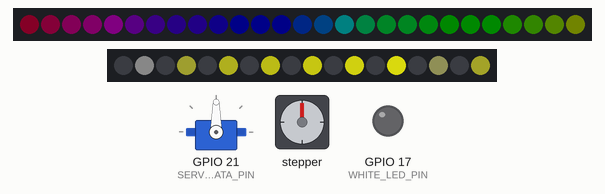
The sketch below on a simulated ESP32. Shown: servo, 27 RGB LEDs in strip order, left to right, 18 RGB LEDs in strip order, left to right, stepper motor, output pins drawn as LEDs (lit = HIGH). Dim RGB values are drawn brighter than linear; WiFi joins after 1.5 s; servers stay silent unless stated; random numbers use the default seed unless the sketch sets one; not simulated (calls return 0 or success): secrets.h; stepper angles assume 200 steps per turn; what the sketch prints to the serial monitor is not drawn.

Above: at 2.0 s.
At 2.66 s:
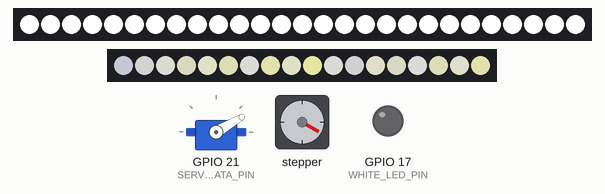
At 11.67 s:
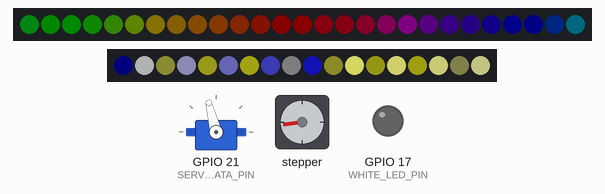
At 20.98 s:
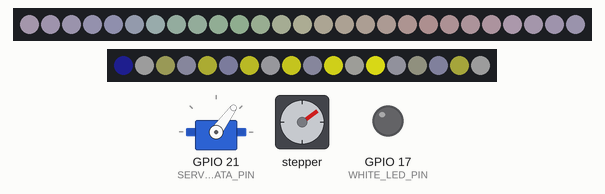
At 30.3 s:
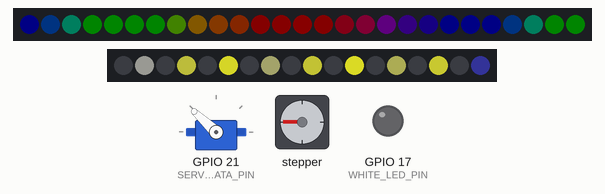
At 39.61 s:
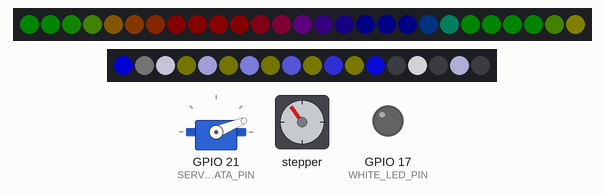
Timing chart, 0 to 40.0 s (numbered marks = the images above):
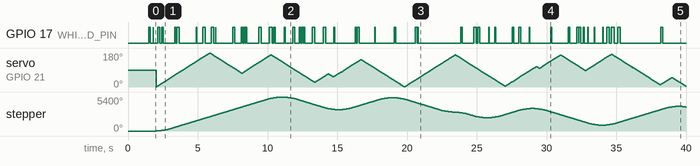

Measured:
- by itself, stepper: turns 5400° clockwise in 9.0 s, then 2022° counter-clockwise in 4.0 s, then 1926° clockwise in 3.8 s, then 3209° counter-clockwise in 6.8 s, and so on

The sketch:

party_light.ino
```cpp
//-----Tasks-----
TaskHandle_t Task1;
TaskHandle_t Task2;

//-----Including Files-----
#include "secrets.h"
#include "otaUpdater.h"
#include "motorControll.h"
#include "lightControll.h"

void setup() {
  setupLight();
  setupMotors();
  setupOtaUpdater();
  //create a task that will be executed in the Leds() function, with priority 1 and executed on core 0
  xTaskCreatePinnedToCore(
                    Leds,   /* Task function. */
                    "Leds",     /* name of task. */
                    10000,       /* Stack size of task */
                    NULL,        /* parameter of the task */
                    1,           /* priority of the task */
                    &Task1,      /* Task handle to keep track of created task */
                    0);          /* pin task to core 0 */
  delay(500);

  //create a task that will be executed in the Motors() function, with priority 1 and executed on core 1
  xTaskCreatePinnedToCore(
                    Motors,   /* Task function. */
                    "Motors",     /* name of task. */
                    10000,       /* Stack size of task */
                    NULL,        /* parameter of the task */
                    1,           /* priority of the task */
                    &Task2,      /* Task handle to keep track of created task */
                    1);          /* pin task to core 1 */
    delay(500);
}

void loop() {
  server.handleClient();
  delay(1);
}
```

lightControll.h
```cpp
#include "FastLED.h"

//-----LEDs-----
#define DATA_PIN_OUTHER     18
#define DATA_PIN_CORE       19
#define LED_TYPE            WS2812
#define COLOR_ORDER         GRB
#define NUM_LEDS_OUTHER     27
#define NUM_LEDS_CORE       18
#define BRIGHTNESS          255

#define WHITE_LED_PIN       17

CRGB leds_outher[NUM_LEDS_OUTHER];
CRGB leds_core[NUM_LEDS_CORE];

int lastOn = millis();
int lastRand = millis();
int lastTime = 0;
bool whiteOn = false;

void setupLight() {
  pinMode(WHITE_LED_PIN, OUTPUT);

  // tell FastLED about the LED strip configuration
  FastLED.addLeds<LED_TYPE, DATA_PIN_OUTHER, COLOR_ORDER>(leds_outher, NUM_LEDS_OUTHER).setCorrection(TypicalLEDStrip).setDither(BRIGHTNESS < 255);
  FastLED.addLeds<LED_TYPE, DATA_PIN_CORE, COLOR_ORDER>(leds_core, NUM_LEDS_CORE).setCorrection(TypicalLEDStrip).setDither(BRIGHTNESS < 255);

  // set master brightness control
  FastLED.setBrightness(BRIGHTNESS);
}


// This function draws rainbows with an ever-changing,
// widely-varying set of parameters.
void pride() {
  static uint16_t sPseudotime = 0;
  static uint16_t sLastMillis = 0;
  static uint16_t sHue16 = 0;

  uint8_t sat8 = beatsin88( 87, 220, 250);
  uint8_t brightdepth = beatsin88( 341, 96, 224);
  uint16_t brightnessthetainc16 = beatsin88( 203, (25 * 256), (40 * 256));
  uint8_t msmultiplier = beatsin88(147, 23, 60);

  uint16_t hue16 = sHue16;//gHue * 256;
  uint16_t hueinc16 = beatsin88(113, 1, 3000);

  uint16_t ms = millis();
  uint16_t deltams = ms - sLastMillis ;
  sLastMillis  = ms;
  sPseudotime += deltams * msmultiplier;
  sHue16 += deltams * beatsin88( 400, 5,9);
  uint16_t brightnesstheta16 = sPseudotime;

  for(uint16_t i = 0 ; i < NUM_LEDS_OUTHER; i++) {
    hue16 += hueinc16;
    uint8_t hue8 = hue16 / 256;

    brightnesstheta16  += brightnessthetainc16;
    uint16_t b16 = sin16( brightnesstheta16  ) + 32768;

    uint16_t bri16 = (uint32_t)((uint32_t)b16 * (uint32_t)b16) / 65536;
    uint8_t bri8 = (uint32_t)(((uint32_t)bri16) * brightdepth) / 65536;
    bri8 += (255 - brightdepth);

    CRGB newcolor = CHSV(hue8, sat8, 50);

    uint16_t pixelnumber = i;
    pixelnumber = (NUM_LEDS_OUTHER-1) - pixelnumber;

    if (!whiteOn) {
      nblend(leds_outher[pixelnumber], newcolor, 64);
    } else {
      nblend(leds_outher[pixelnumber], CRGB(255, 255, 255), 64);
    }

  }

}

void controllWhiteLED() {
  if (lastOn < millis() - lastTime) {
    whiteOn = false;

  }

  if (lastRand < millis() - 150) {
    lastRand = millis();
    if (rand() % 100 < 20) {
      lastOn = millis();
      lastTime = rand() % 200;
      whiteOn = true;
    }

  }

}

void disco() {
  for (int i = 0 ; i < NUM_LEDS_CORE; i++) {
    nblend(leds_core[i], CRGB(0, 0, 0), 64);
    CRGB color;
    if (millis() % 200 < 100) {
      int colorInd = millis() / 100 % 100 * 2.5;
      color = CRGB((uint32_t)((colorInd * i) % 255), (uint32_t)((colorInd * i) % 255), (uint32_t)(colorInd));
      if (i % 2 == 0) {
        nblend(leds_core[i], color, 64);
      }

    } else {
      int colorInd = millis() / 100 + 100 % 100 * 2.5;
      color = CRGB((uint32_t)((colorInd * i) % 255), (uint32_t)((colorInd * i) % 255), (uint32_t)(colorInd));
      if (i % 2 != 0) {
        nblend(leds_core[i], color, 64);
      }
    }

    if(whiteOn) {
      nblend(leds_core[i], CRGB(255, 255, 255), 64);
    }

  }

}

//Controlls the LEDs
void Leds(void * pvParameters) {
  while(true) {
    controllWhiteLED();
    digitalWrite(WHITE_LED_PIN, whiteOn);
    pride();
    disco();
    FastLED.show();
  }

}
```

motorControll.h
```cpp
#include <AccelStepper.h>
#include <ESP32Servo.h>

//-----Stepper-----
#define ENABLE_STEPPER 16
AccelStepper stepper(1, 2, 4);

//-----Servo-----
#define SERVO_DATA_PIN 21
Servo servoMotor;

void setupMotors() {

  pinMode(ENABLE_STEPPER, OUTPUT);
  digitalWrite(ENABLE_STEPPER, LOW);
  servoMotor.attach(SERVO_DATA_PIN);
}

//Controlls the motors
void Motors( void * pvParameters ) {
  int servoCurrentPosition = 0;
  int servoGoToPosition = 180;
  int stepperGoToPosition = 3000;
  bool servoUp = true;
  int lastMillis = millis();

  stepper.setMaxSpeed(1000);
  stepper.setAcceleration(500);
  stepper.setCurrentPosition(0);
  stepper.moveTo(stepperGoToPosition);

  while(true) {
    if (stepper.currentPosition() == stepperGoToPosition) {
      stepperGoToPosition = rand() % 3000;
      stepper.moveTo(stepperGoToPosition);
    }
    stepper.run();

    if (millis() >= lastMillis + 20) {
      lastMillis = millis();
      if (servoCurrentPosition == servoGoToPosition) {
        servoGoToPosition = rand() % 180;
      } else if (servoGoToPosition > servoCurrentPosition) {
        servoCurrentPosition += 1;
      } else {
        servoCurrentPosition -= 1;
      }
      servoMotor.write(servoCurrentPosition);
    }

  }

}
```

otaUpdater.h
```cpp
#include <WiFi.h>
#include <WiFiClient.h>
#include <WebServer.h>
#include <ESPmDNS.h>
#include <Update.h>


//-----OTA-Update-----
//Login credentials in the secrets.h file
const char* host = "esp32";

WebServer server(80);


//HTML for the Website of the OTA Updater
/*
 * Login page
 */
const char* loginIndex =
 "<form name='loginForm'>"
    "<table width='20%' bgcolor='A09F9F' align='center'>"
        "<tr>"
            "<td colspan=2>"
                "<center><font size=4><b>ESP32 Login Page</b></font></center>"
                "<br>"
            "</td>"
            "<br>"
            "<br>"
        "</tr>"
        "<tr>"
             "<td>Username:</td>"
             "<td><input type='text' size=25 name='userid'><br></td>"
        "</tr>"
        "<br>"
        "<br>"
        "<tr>"
            "<td>Password:</td>"
            "<td><input type='Password' size=25 name='pwd'><br></td>"
            "<br>"
            "<br>"
        "</tr>"
        "<tr>"
            "<td><input type='submit' onclick='check(this.form)' value='Login'></td>"
        "</tr>"
    "</table>"
"</form>"
"<script>"
    "function check(form)"
    "{"
    "if(form.userid.value=='admin' && form.pwd.value=='admin')"
    "{"
    "window.open('/serverIndex')"
    "}"
    "else"
    "{"
    " alert('Error Password or Username')"
    "}"
    "}"
"</script>";

/*
 * Server Index Page
 */

const char* serverIndex =
"<script src='https://ajax.googleapis.com/ajax/libs/jquery/3.2.1/jquery.min.js'></script>"
"<form method='POST' action='#' enctype='multipart/form-data' id='upload_form'>"
   "<input type='file' name='update'>"
        "<input type='submit' value='Update'>"
    "</form>"
 "<div id='prg'>progress: 0%</div>"
 "<script>"
  "$('form').submit(function(e){"
  "e.preventDefault();"
  "var form = $('#upload_form')[0];"
  "var data = new FormData(form);"
  " $.ajax({"
  "url: '/update',"
  "type: 'POST',"
  "data: data,"
  "contentType: false,"
  "processData:false,"
  "xhr: function() {"
  "var xhr = new window.XMLHttpRequest();"
  "xhr.upload.addEventListener('progress', function(evt) {"
  "if (evt.lengthComputable) {"
  "var per = evt.loaded / evt.total;"
  "$('#prg').html('progress: ' + Math.round(per*100) + '%');"
  "}"
  "}, false);"
  "return xhr;"
  "},"
  "success:function(d, s) {"
  "console.log('success!')"
 "},"
 "error: function (a, b, c) {"
 "}"
 "});"
 "});"
 "</script>";

 void setupOtaUpdater() {

  //OTA
  Serial.begin(115200);
  WiFi.begin(ssid, password);
  Serial.println("");

  // Wait for connection
  while (WiFi.status() != WL_CONNECTED) {
    delay(500);
    Serial.print(".");
  }
  Serial.println("");
  Serial.print("Connected to ");
  Serial.println(ssid);
  Serial.print("IP address: ");
  Serial.println(WiFi.localIP());

  /*use mdns for host name resolution*/
  if (!MDNS.begin(host)) { //http://esp32.local
    Serial.println("Error setting up MDNS responder!");
    while (1) {
      delay(1000);
    }
  }
  Serial.println("mDNS responder started");
  /*return index page which is stored in serverIndex */
  server.on("/", HTTP_GET, []() {
    server.sendHeader("Connection", "close");
    server.send(200, "text/html", loginIndex);
  });
  server.on("/serverIndex", HTTP_GET, []() {
    server.sendHeader("Connection", "close");
    server.send(200, "text/html", serverIndex);
  });
  /*handling uploading firmware file */
  server.on("/update", HTTP_POST, []() {
    server.sendHeader("Connection", "close");
    server.send(200, "text/plain", (Update.hasError()) ? "FAIL" : "OK");
    ESP.restart();
  }, []() {
    HTTPUpload& upload = server.upload();
    if (upload.status == UPLOAD_FILE_START) {
      vTaskDelete(Task1);
      vTaskDelete(Task1);
      Serial.printf("Update: %s\n", upload.filename.c_str());
      if (!Update.begin(UPDATE_SIZE_UNKNOWN)) { //start with max available size
        Update.printError(Serial);
      }
    } else if (upload.status == UPLOAD_FILE_WRITE) {
      /* flashing firmware to ESP*/

      if (Update.write(upload.buf, upload.currentSize) != upload.currentSize) {
        Update.printError(Serial);
      }
    } else if (upload.status == UPLOAD_FILE_END) {
      if (Update.end(true)) { //true to set the size to the current progress
        Serial.printf("Update Success: %u\nRebooting...\n", upload.totalSize);
      } else {
        Update.printError(Serial);
      }
    }
  });
  server.begin();
}
```
